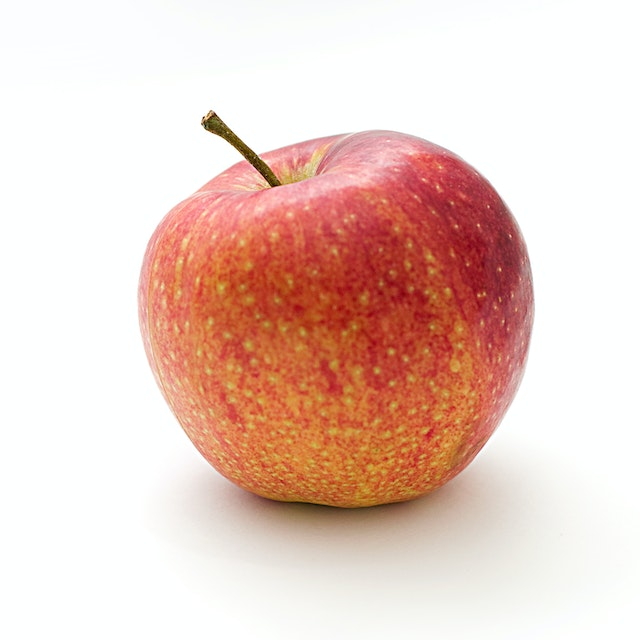
#> input picture images/apple.jpg, 640 x 640 px
$ python edge-sobel.py   (older library calls are emulated)
#> lines starting #> are read from the running program, lines starting #| are printed output that depends on the picture
# Import OpenCV library and matplotlib
import cv2
import matplotlib
import matplotlib.pyplot as plt

# Set matplotlib backend to TkAgg
matplotlib.use('TkAgg')

# Read grayscale image from file
image = cv2.imread('images/apple.jpg', cv2.IMREAD_GRAYSCALE)
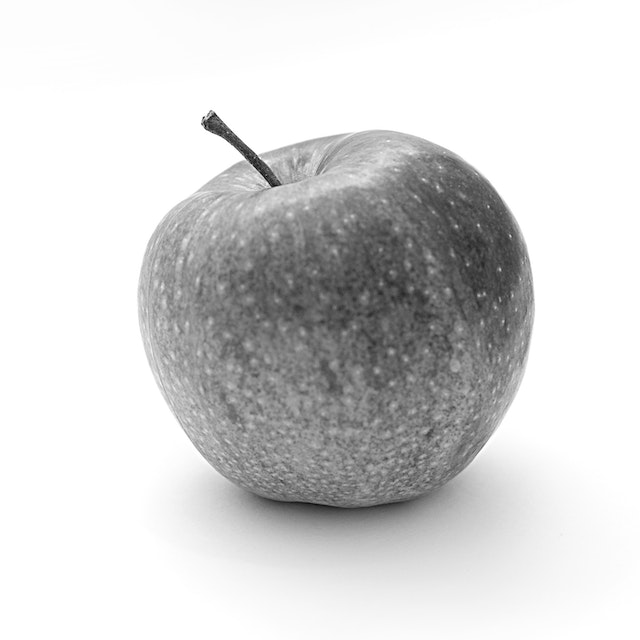
#> image: shape (640, 640); min 0, max 255, mean 213.4

# Display original image using matplotlib
plt.imshow(image, cmap='gray')
plt.title("Original Image")
plt.show()

# Apply Sobel edge detection to the image
sobel_image = cv2.Sobel(image, cv2.CV_64F, 1, 0, ksize=3)
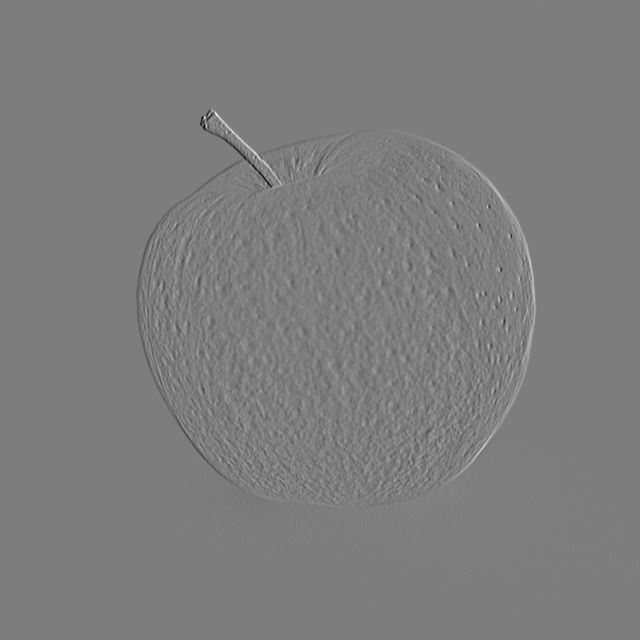
#> sobel_image: shape (640, 640) float64; min -705, max 725, mean 0; drawn with min black and max white

# Display Sobel edge detection result using matplotlib
plt.imshow(sobel_image, cmap='gray')
plt.title("Sobel Edge Detection")
plt.show()

# Wait for keyboard event and close all windows
cv2.waitKey(0)
cv2.destroyAllWindows()
